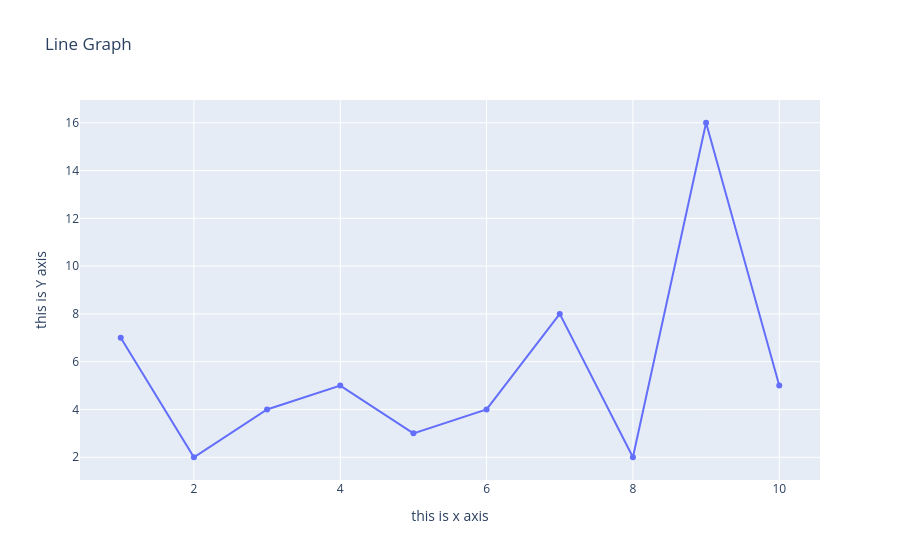

The notebook cell saved with this chart:
### Markdown cell above
# adding title

### Code cell
fig = go.Figure(go.Scatter(x=x,y=y))
fig.update_layout(title = "Line Graph", xaxis_title = "this is x axis" , yaxis_title = "this is Y axis")
fig.show()

### Figure 1 — Plotly figure (JSON) as saved in the notebook; plotly's stock layout.template omitted (floating-point values rounded to 4 significant figures)
{"data": [{"type": "scatter", "x": [1, 2, 3, 4, 5, 6, 7, 8, 9, 10], "y": [7, 2, 4, 5, 3, 4, 8, 2, 16, 5]}], "layout": {"title": {"text": "Line Graph"}, "xaxis": {"title": {"text": "this is x axis"}}, "yaxis": {"title": {"text": "this is Y axis"}}}}
